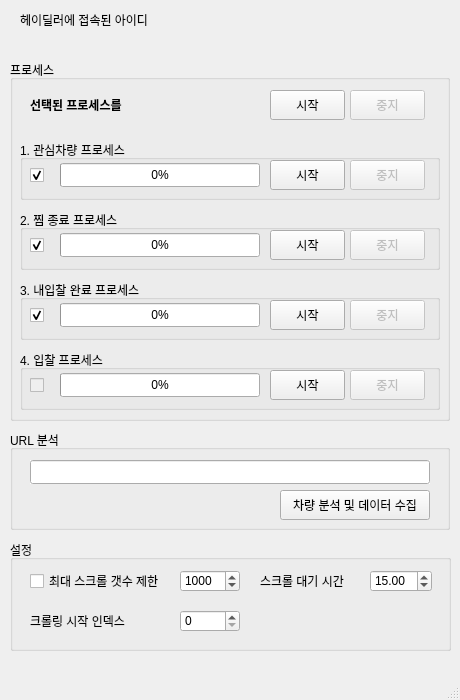
<?xml version="1.0" encoding="UTF-8"?>
<ui version="4.0">
 <class>MainWindow</class>
 <widget class="QMainWindow" name="MainWindow">
  <property name="geometry">
   <rect>
    <x>0</x>
    <y>0</y>
    <width>460</width>
    <height>700</height>
   </rect>
  </property>
  <property name="minimumSize">
   <size>
    <width>460</width>
    <height>700</height>
   </size>
  </property>
  <property name="maximumSize">
   <size>
    <width>460</width>
    <height>700</height>
   </size>
  </property>
  <property name="windowTitle">
   <string>Hey! Healer - 헤이딜러</string>
  </property>
  <widget class="QWidget" name="centralwidget">
   <widget class="QWidget" name="q_heydealer_login_group" native="true">
    <property name="geometry">
     <rect>
      <x>10</x>
      <y>10</y>
      <width>440</width>
      <height>40</height>
     </rect>
    </property>
    <property name="font">
     <font>
      <pointsize>9</pointsize>
     </font>
    </property>
    <widget class="QLabel" name="q_login_text">
     <property name="geometry">
      <rect>
       <x>10</x>
       <y>0</y>
       <width>280</width>
       <height>20</height>
      </rect>
     </property>
     <property name="text">
      <string>헤이딜러에 접속된 아이디</string>
     </property>
    </widget>
    <widget class="QLabel" name="q_user_name">
     <property name="geometry">
      <rect>
       <x>10</x>
       <y>20</y>
       <width>280</width>
       <height>20</height>
      </rect>
     </property>
     <property name="font">
      <font>
       <weight>75</weight>
       <bold>true</bold>
      </font>
     </property>
     <property name="text">
      <string/>
     </property>
     <property name="alignment">
      <set>Qt::AlignLeading|Qt::AlignLeft|Qt::AlignVCenter</set>
     </property>
    </widget>
   </widget>
   <widget class="QGroupBox" name="q_process_group">
    <property name="geometry">
     <rect>
      <x>10</x>
      <y>60</y>
      <width>440</width>
      <height>361</height>
     </rect>
    </property>
    <property name="title">
     <string>프로세스</string>
    </property>
    <widget class="QGroupBox" name="q_favorite_group">
     <property name="geometry">
      <rect>
       <x>10</x>
       <y>80</y>
       <width>420</width>
       <height>60</height>
      </rect>
     </property>
     <property name="title">
      <string>1. 관심차량 프로세스</string>
     </property>
     <widget class="QCheckBox" name="q_favorite_enable_check">
      <property name="geometry">
       <rect>
        <x>10</x>
        <y>23</y>
        <width>24</width>
        <height>24</height>
       </rect>
      </property>
      <property name="text">
       <string/>
      </property>
      <property name="checked">
       <bool>true</bool>
      </property>
     </widget>
     <widget class="QProgressBar" name="q_favorite_progressbar">
      <property name="geometry">
       <rect>
        <x>40</x>
        <y>23</y>
        <width>200</width>
        <height>24</height>
       </rect>
      </property>
      <property name="value">
       <number>0</number>
      </property>
     </widget>
     <widget class="QPushButton" name="q_favorite_start_button">
      <property name="geometry">
       <rect>
        <x>250</x>
        <y>20</y>
        <width>75</width>
        <height>30</height>
       </rect>
      </property>
      <property name="text">
       <string>시작</string>
      </property>
     </widget>
     <widget class="QPushButton" name="q_favorite_stop_button">
      <property name="enabled">
       <bool>false</bool>
      </property>
      <property name="geometry">
       <rect>
        <x>330</x>
        <y>20</y>
        <width>75</width>
        <height>30</height>
       </rect>
      </property>
      <property name="text">
       <string>중지</string>
      </property>
     </widget>
    </widget>
    <widget class="QGroupBox" name="q_favorite_ended_group">
     <property name="geometry">
      <rect>
       <x>10</x>
       <y>150</y>
       <width>420</width>
       <height>60</height>
      </rect>
     </property>
     <property name="title">
      <string>2. 찜 종료 프로세스</string>
     </property>
     <widget class="QCheckBox" name="q_favorite_ended_enable_check">
      <property name="geometry">
       <rect>
        <x>10</x>
        <y>23</y>
        <width>24</width>
        <height>24</height>
       </rect>
      </property>
      <property name="text">
       <string/>
      </property>
      <property name="checked">
       <bool>true</bool>
      </property>
     </widget>
     <widget class="QProgressBar" name="q_favorite_ended_progressbar">
      <property name="geometry">
       <rect>
        <x>40</x>
        <y>23</y>
        <width>200</width>
        <height>24</height>
       </rect>
      </property>
      <property name="value">
       <number>0</number>
      </property>
     </widget>
     <widget class="QPushButton" name="q_favorite_ended_start_button">
      <property name="geometry">
       <rect>
        <x>250</x>
        <y>20</y>
        <width>75</width>
        <height>30</height>
       </rect>
      </property>
      <property name="text">
       <string>시작</string>
      </property>
     </widget>
     <widget class="QPushButton" name="q_favorite_ended_stop_button">
      <property name="enabled">
       <bool>false</bool>
      </property>
      <property name="geometry">
       <rect>
        <x>330</x>
        <y>20</y>
        <width>75</width>
        <height>30</height>
       </rect>
      </property>
      <property name="text">
       <string>중지</string>
      </property>
     </widget>
    </widget>
    <widget class="QGroupBox" name="q_auction_ended_group">
     <property name="geometry">
      <rect>
       <x>10</x>
       <y>220</y>
       <width>420</width>
       <height>60</height>
      </rect>
     </property>
     <property name="title">
      <string>3. 내입찰 완료 프로세스</string>
     </property>
     <widget class="QCheckBox" name="q_auction_ended_enable_check">
      <property name="geometry">
       <rect>
        <x>10</x>
        <y>23</y>
        <width>24</width>
        <height>24</height>
       </rect>
      </property>
      <property name="text">
       <string/>
      </property>
      <property name="checkable">
       <bool>true</bool>
      </property>
      <property name="checked">
       <bool>true</bool>
      </property>
     </widget>
     <widget class="QProgressBar" name="q_auction_ended_progressbar">
      <property name="geometry">
       <rect>
        <x>40</x>
        <y>23</y>
        <width>200</width>
        <height>24</height>
       </rect>
      </property>
      <property name="value">
       <number>0</number>
      </property>
     </widget>
     <widget class="QPushButton" name="q_auction_ended_start_button">
      <property name="geometry">
       <rect>
        <x>250</x>
        <y>20</y>
        <width>75</width>
        <height>30</height>
       </rect>
      </property>
      <property name="text">
       <string>시작</string>
      </property>
     </widget>
     <widget class="QPushButton" name="q_auction_ended_stop_button">
      <property name="enabled">
       <bool>false</bool>
      </property>
      <property name="geometry">
       <rect>
        <x>330</x>
        <y>20</y>
        <width>75</width>
        <height>30</height>
       </rect>
      </property>
      <property name="text">
       <string>중지</string>
      </property>
     </widget>
    </widget>
    <widget class="QGroupBox" name="q_auction_group">
     <property name="geometry">
      <rect>
       <x>10</x>
       <y>290</y>
       <width>420</width>
       <height>60</height>
      </rect>
     </property>
     <property name="title">
      <string>4. 입찰 프로세스</string>
     </property>
     <widget class="QCheckBox" name="q_auction_enable_check">
      <property name="enabled">
       <bool>false</bool>
      </property>
      <property name="geometry">
       <rect>
        <x>10</x>
        <y>23</y>
        <width>24</width>
        <height>24</height>
       </rect>
      </property>
      <property name="text">
       <string/>
      </property>
      <property name="checkable">
       <bool>false</bool>
      </property>
     </widget>
     <widget class="QProgressBar" name="q_auction_progressbar">
      <property name="geometry">
       <rect>
        <x>40</x>
        <y>23</y>
        <width>200</width>
        <height>24</height>
       </rect>
      </property>
      <property name="value">
       <number>0</number>
      </property>
     </widget>
     <widget class="QPushButton" name="q_auction_start_button">
      <property name="geometry">
       <rect>
        <x>250</x>
        <y>20</y>
        <width>75</width>
        <height>30</height>
       </rect>
      </property>
      <property name="text">
       <string>시작</string>
      </property>
     </widget>
     <widget class="QPushButton" name="q_auction_stop_button">
      <property name="enabled">
       <bool>false</bool>
      </property>
      <property name="geometry">
       <rect>
        <x>330</x>
        <y>20</y>
        <width>75</width>
        <height>30</height>
       </rect>
      </property>
      <property name="text">
       <string>중지</string>
      </property>
     </widget>
    </widget>
    <widget class="QPushButton" name="q_process_start_button">
     <property name="geometry">
      <rect>
       <x>260</x>
       <y>30</y>
       <width>75</width>
       <height>30</height>
      </rect>
     </property>
     <property name="text">
      <string>시작</string>
     </property>
    </widget>
    <widget class="QPushButton" name="q_process_stop_button">
     <property name="enabled">
      <bool>false</bool>
     </property>
     <property name="geometry">
      <rect>
       <x>340</x>
       <y>30</y>
       <width>75</width>
       <height>30</height>
      </rect>
     </property>
     <property name="text">
      <string>중지</string>
     </property>
    </widget>
    <widget class="QLabel" name="q_process_label">
     <property name="geometry">
      <rect>
       <x>20</x>
       <y>33</y>
       <width>200</width>
       <height>24</height>
      </rect>
     </property>
     <property name="font">
      <font>
       <weight>75</weight>
       <bold>true</bold>
      </font>
     </property>
     <property name="text">
      <string>선택된 프로세스를</string>
     </property>
    </widget>
   </widget>
   <widget class="QGroupBox" name="q_url_group">
    <property name="geometry">
     <rect>
      <x>10</x>
      <y>430</y>
      <width>440</width>
      <height>100</height>
     </rect>
    </property>
    <property name="title">
     <string>URL 분석</string>
    </property>
    <widget class="QPushButton" name="q_url_button">
     <property name="geometry">
      <rect>
       <x>270</x>
       <y>60</y>
       <width>150</width>
       <height>30</height>
      </rect>
     </property>
     <property name="text">
      <string>차량 분석 및 데이터 수집</string>
     </property>
    </widget>
    <widget class="QLineEdit" name="q_url">
     <property name="geometry">
      <rect>
       <x>20</x>
       <y>30</y>
       <width>400</width>
       <height>24</height>
      </rect>
     </property>
     <property name="font">
      <font>
       <pointsize>9</pointsize>
      </font>
     </property>
     <property name="autoFillBackground">
      <bool>true</bool>
     </property>
     <property name="text">
      <string/>
     </property>
     <property name="clearButtonEnabled">
      <bool>true</bool>
     </property>
    </widget>
   </widget>
   <widget class="QGroupBox" name="groupBox">
    <property name="geometry">
     <rect>
      <x>10</x>
      <y>540</y>
      <width>441</width>
      <height>111</height>
     </rect>
    </property>
    <property name="title">
     <string>설정</string>
    </property>
    <widget class="QWidget" name="widget" native="true">
     <property name="geometry">
      <rect>
       <x>10</x>
       <y>20</y>
       <width>230</width>
       <height>40</height>
      </rect>
     </property>
     <widget class="QCheckBox" name="q_limit_scroll">
      <property name="geometry">
       <rect>
        <x>10</x>
        <y>10</y>
        <width>141</width>
        <height>22</height>
       </rect>
      </property>
      <property name="text">
       <string>최대 스크롤 갯수 제한</string>
      </property>
     </widget>
     <widget class="QSpinBox" name="q_limit_scroll_count">
      <property name="geometry">
       <rect>
        <x>160</x>
        <y>10</y>
        <width>60</width>
        <height>22</height>
       </rect>
      </property>
      <property name="maximum">
       <number>10000</number>
      </property>
      <property name="value">
       <number>1000</number>
      </property>
     </widget>
    </widget>
    <widget class="QWidget" name="widget_3" native="true">
     <property name="geometry">
      <rect>
       <x>10</x>
       <y>60</y>
       <width>230</width>
       <height>40</height>
      </rect>
     </property>
     <widget class="QSpinBox" name="q_crawling_start_index">
      <property name="geometry">
       <rect>
        <x>160</x>
        <y>10</y>
        <width>60</width>
        <height>22</height>
       </rect>
      </property>
      <property name="minimum">
       <number>0</number>
      </property>
      <property name="maximum">
       <number>10000</number>
      </property>
      <property name="value">
       <number>0</number>
      </property>
     </widget>
     <widget class="QLabel" name="label">
      <property name="geometry">
       <rect>
        <x>10</x>
        <y>10</y>
        <width>111</width>
        <height>22</height>
       </rect>
      </property>
      <property name="text">
       <string>크롤링 시작 인덱스</string>
      </property>
     </widget>
    </widget>
    <widget class="QWidget" name="widget_4" native="true">
     <property name="geometry">
      <rect>
       <x>240</x>
       <y>20</y>
       <width>191</width>
       <height>40</height>
      </rect>
     </property>
     <widget class="QLabel" name="label_2">
      <property name="geometry">
       <rect>
        <x>10</x>
        <y>10</y>
        <width>91</width>
        <height>22</height>
       </rect>
      </property>
      <property name="text">
       <string>스크롤 대기 시간</string>
      </property>
     </widget>
     <widget class="QDoubleSpinBox" name="q_wait_scroll_time">
      <property name="geometry">
       <rect>
        <x>120</x>
        <y>10</y>
        <width>62</width>
        <height>22</height>
       </rect>
      </property>
      <property name="minimum">
       <double>1.000000000000000</double>
      </property>
      <property name="maximum">
       <double>60.000000000000000</double>
      </property>
      <property name="value">
       <double>15.000000000000000</double>
      </property>
     </widget>
    </widget>
   </widget>
  </widget>
  <widget class="QMenuBar" name="menubar">
   <property name="geometry">
    <rect>
     <x>0</x>
     <y>0</y>
     <width>460</width>
     <height>21</height>
    </rect>
   </property>
  </widget>
  <widget class="QStatusBar" name="statusbar"/>
 </widget>
 <tabstops>
  <tabstop>q_process_start_button</tabstop>
  <tabstop>q_process_stop_button</tabstop>
  <tabstop>q_favorite_enable_check</tabstop>
  <tabstop>q_favorite_start_button</tabstop>
  <tabstop>q_favorite_stop_button</tabstop>
  <tabstop>q_favorite_ended_enable_check</tabstop>
  <tabstop>q_favorite_ended_start_button</tabstop>
  <tabstop>q_favorite_ended_stop_button</tabstop>
  <tabstop>q_auction_ended_enable_check</tabstop>
  <tabstop>q_auction_ended_start_button</tabstop>
  <tabstop>q_auction_ended_stop_button</tabstop>
  <tabstop>q_auction_enable_check</tabstop>
  <tabstop>q_auction_start_button</tabstop>
  <tabstop>q_auction_stop_button</tabstop>
  <tabstop>q_url</tabstop>
  <tabstop>q_url_button</tabstop>
  <tabstop>q_limit_scroll</tabstop>
  <tabstop>q_limit_scroll_count</tabstop>
  <tabstop>q_crawling_start_index</tabstop>
  <tabstop>q_wait_scroll_time</tabstop>
 </tabstops>
 <resources/>
 <connections/>
</ui>
